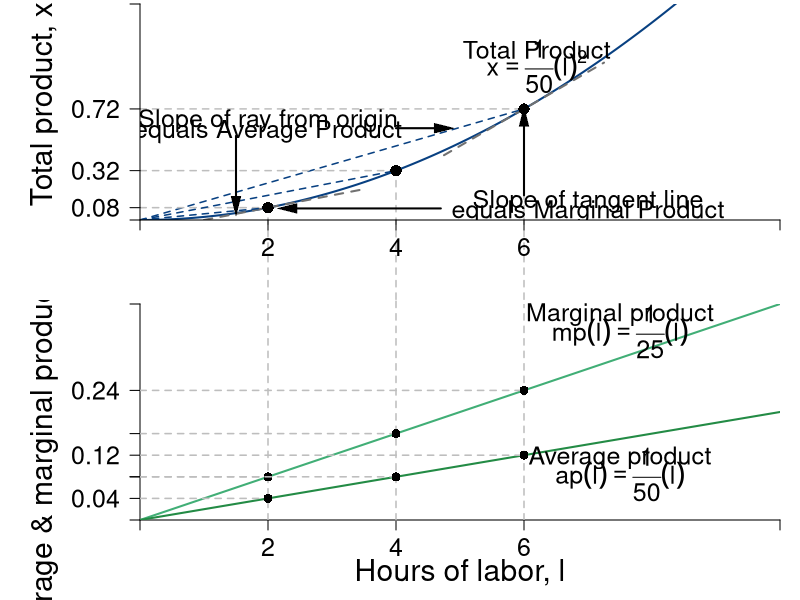

Write R code to recreate this figure.
require(shape)
pdf(file = "specprodexch/production_irs_stacked.pdf", width = 9, height = 12)

#Set parameters for graphics
axislabelsize <- 1.8
labelsize <- 1.5
namesize <- 1.8
annotatesize <- 1.5
graphlinewidth <- 2
segmentlinewidth <- 1.5

COL <- c("#7fc97f", "#beaed4", "#fdc086", "#ffff99", "#386cb0", "#f0027f", "#bf5b17", "#666666")
COLA <- c("#99d8c9","#66c2a4","#41ae76", "#238b45", "#005824")
COLB <- c("#4eb3d3", "#2b8cbe", "#0868ac","#084081")
Grays <- gray.colors(25, start =1, end = 0)


#Edited the margins to cater for the larger LHS labels
par(mar =  c(4, 7, 0.2, 1), mfrow = c(2, 1))


prodFn <- function(l, alpha = 2, k = 0.02) {
  k*l^alpha
}

MprodFn <- function(l, alpha = 2, k = 0.02) {
  k*alpha*l^(alpha - 1)
}

AprodFn <- function(l, alpha = 2, k = 0.02) {
  k*l^(alpha - 1)
}

Mpline <- function(l, constant = 0.3181472, slope = 0.125){
  constant + slope*l
}

xlims <- c(0, 10)
ylims <- c(0, 1.4)

npts <- 501 
x <- seq(xlims[1], xlims[2], length.out = npts)
y <- seq(ylims[1], ylims[2], length.out = npts) 
a <- c(13, 15, 17)

plot(0, 0, xlim = xlims, ylim = ylims, type = "n",
     xlab = expression(paste("")),
     ylab = expression(paste("")), 
     xaxt = "n", 
     yaxt = "n", 
     cex.lab = axislabelsize, 
     bty = "n",
     xaxs="i", 
     yaxs="i")

# ticksy <- seq(from = 0, to = ylims[2], by = 0.25)
# ylabels <- seq(from = 0, to = ylims[2], by = 0.25)
# ticksx <- seq(from = 0, to = xlims[2], by = 1)
# xlabels <- seq(from = 0, to = xlims[2], by = 1)

npts <- 500 
xx1 <- seq(xlims[1], xlims[2], length.out = npts)

xx3 <- seq(1, 3.5, length.out = npts)
xx4 <- seq(4.75, 7.25, length.out = npts)

lines(xx1, prodFn(xx1, alpha = 2, k = 0.02), col = COLB[4], lwd = graphlinewidth)
#lines(xx1, MprodFn(xx1, alpha = 2, k = 0.02), col = COLA[1], lwd = graphlinewidth)
#lines(xx1, AprodFn(xx1, alpha = 2, k = 0.02), col = COLA[2], lwd = graphlinewidth)
lines(xx3, Mpline(xx3, constant = prodFn(l = 2, k = 0.02, alpha = 2) - 2*MprodFn(l = 2, k = 0.02, alpha = 2), slope = MprodFn(l = 2, k = 0.02, alpha = 2)), col = Grays[21], lty = 2, lwd = graphlinewidth)
lines(xx4, Mpline(xx4, constant = prodFn(l = 6, k = 0.02, alpha = 2) - 6*MprodFn(l = 6, k = 0.02, alpha = 2), slope = MprodFn(l = 6, k = 0.02)), col = Grays[21], lty = 2, lwd = graphlinewidth)

#Axis Labels
#mtext(expression(paste("Hours of labor, ", l)), side = 1, line = 2.5, cex = axislabelsize)
text(-1.5, 0.75, expression(paste("Total product, ", x)), xpd = TRUE, cex = axislabelsize, srt = 90) 

segments(0, prodFn(l = 6, k = 0.02, alpha = 2), 6, prodFn(l = 6, k = 0.02, alpha = 2), lty = 2, col = "gray" , lwd = segmentlinewidth)
segments(6, -1, 6, prodFn(l = 6, k = 0.02, alpha = 2), lty = 2, col = "gray" , lwd = segmentlinewidth, xpd = TRUE)
segments(0, 0, 6, prodFn(l = 6, k = 0.02, alpha = 2), lty = 2, col = COLB[4] , lwd = segmentlinewidth)
points(6, prodFn(l = 6, k = 0.02), pch = 16, col = "black", cex = 1.5)

segments(0, prodFn(l = 2, k = 0.02, alpha = 2), 2, prodFn(l = 2, k = 0.02, alpha = 2), lty = 2, col = "gray" , lwd = segmentlinewidth)
segments(2, -1, 2, prodFn(l = 2, k = 0.02, alpha = 2), lty = 2, col = "gray" , lwd = segmentlinewidth, xpd = TRUE)
segments(0, 0, 2, prodFn(l = 2, k = 0.02, alpha = 2), lty = 2, col = COLB[4] , lwd = segmentlinewidth)
points(2, prodFn(l = 2, k = 0.02, alpha = 2), pch = 16, col = "black", cex = 1.5)

segments(0, prodFn(l = 4, k = 0.02, alpha = 2), 4, prodFn(l = 4, k = 0.02, alpha = 2), lty = 2, col = "gray" , lwd = segmentlinewidth)
segments(4, -1, 4, prodFn(l = 4, k = 0.02, alpha = 2), lty = 2, col = "gray" , lwd = segmentlinewidth, xpd = TRUE)
segments(0, 0, 4, prodFn(l = 4, k = 0.02, alpha = 2), lty = 2, col = COLB[4] , lwd = segmentlinewidth)
points(4, prodFn(l = 4, k = 0.02, alpha = 2), pch = 16, col = "black", cex = 1.5)

ticksy <- c(0, prodFn(l = 2, k = 0.02, alpha = 2), prodFn(l = 4, k = 0.02, alpha = 2), prodFn(l = 6, k = 0.02, alpha = 2), ylims[2])
ylabels <- c(NA, expression(paste(0.08)), prodFn(l = 4, k = 0.02, alpha = 2), expression(paste(0.72)), NA)
ticksx <- c(0, 2, 4, 6, xlims[2])
xlabels <- c(NA, 2, 4, 6, NA)

axis(1, at = ticksx, pos = 0, labels = xlabels, cex.axis = labelsize)
axis(2, at = ticksy, pos = 0, labels = ylabels, las = 1, cex.axis = labelsize)


#Label total product
text(6.2, 1.1, expression(paste("Total Product")), cex = annotatesize)
text(6.2, 1, expression(x == frac(1,50)*(l)^2), cex = annotatesize)

#Marginal Product
text(7, 0.12, expression(paste("Slope of tangent line")), cex = labelsize)
text(7, 0.05, expression(paste("equals Marginal Product")), cex = labelsize)
Arrows(4.7, 0.075, 2.3, 0.075, col = "black", lty = 1, lwd = 2, arr.type = "triangle", arr.lwd = 0.5)
Arrows(6, 0.16, 6, 0.67, col = "black", lty = 1, lwd = 2, arr.type = "triangle", arr.lwd = 0.5)

#Average Product
text(2, prodFn(l = 6, k = 0.02, alpha = 2) - 0.08, expression(paste("Slope of ray from origin")), cex = labelsize)
text(2, prodFn(l = 6, k = 0.02, alpha = 2) - 0.15, expression(paste("equals Average Product")), cex = labelsize)
Arrows(1.5, prodFn(l = 6, k = 0.02, alpha = 2) - 0.175, 1.5, prodFn(l = 2, k = 0.02, alpha = 2) + 0.01 , col = "black", lty = 1, lwd = 2, arr.type = "triangle", arr.lwd = 0.5)
Arrows(4, prodFn(l = 6, k = 0.02, alpha = 2) - 0.125, 4.75, prodFn(l = 6, k = 0.02, alpha = 2) - 0.125, col = "black", lty = 1, lwd = 2, arr.type = "triangle", arr.lwd = 0.5)

prodFn <- function(l, alpha = 2, k = 0.02) {
  k*l^alpha
}

MprodFn <- function(l, alpha = 2, k = 0.02) {
  k*alpha*l^(alpha - 1)
}

AprodFn <- function(l, alpha = 2, k = 0.02) {
  k*l^(alpha - 1)
}

Mpline <- function(l, constant = 0.3181472, slope = 0.125){
  constant + slope*l
}

xlims <- c(0, 10)
ylims <- c(0, 0.4)

npts <- 501 
x <- seq(xlims[1], xlims[2], length.out = npts)
y <- seq(ylims[1], ylims[2], length.out = npts) 
a <- c(13, 15, 17)

plot(0, 0, xlim = xlims, ylim = ylims, type = "n",
     xlab = expression(paste("")),
     ylab = expression(paste("")), 
     xaxt = "n", 
     yaxt = "n", 
     bty = "n",
     xaxs = "i", 
     yaxs = "i")


ticksy <- c(0, 
            AprodFn(l = 2, k = 0.02, alpha = 2), MprodFn(l = 2, k = 0.02, alpha = 2), 
            AprodFn(l = 4, k = 0.02, alpha = 2), MprodFn(l = 4, k = 0.02, alpha = 2), 
            AprodFn(l = 6, k = 0.02, alpha = 2), MprodFn(l = 6, k = 0.02, alpha = 2), 
            ylims[2])
ylabels <- c(NA, 
             AprodFn(l = 2, k = 0.02, alpha = 2), MprodFn(l = 2, k = 0.02, alpha = 2), 
             AprodFn(l = 4, k = 0.02, alpha = 2), MprodFn(l = 4, k = 0.02, alpha = 2), 
             AprodFn(l = 6, k = 0.02, alpha = 2), MprodFn(l = 6, k = 0.02, alpha = 2), 
             NA)
ticksx <- c(0, 2, 4, 6, xlims[2])
xlabels <- c(NA, 2, 4, 6, NA)

axis(1, at = ticksx, pos = 0, labels = xlabels, cex.axis = labelsize)
axis(2, at = ticksy, pos = 0, labels = ylabels, las = 1, cex.axis = labelsize)

npts <- 500 
xx1 <- seq(xlims[1], xlims[2], length.out = npts)

xx3 <- seq(1, 3, length.out = npts)
xx4 <- seq(5, 7, length.out = npts)

lines(xx1, MprodFn(xx1, alpha = 2, k = 0.02), col = COLA[3], lwd = graphlinewidth)
lines(xx1, AprodFn(xx1, alpha = 2, k = 0.02), col = COLA[4], lwd = graphlinewidth)

#Axis Labels
mtext(expression(paste("Hours of labor, ", l)), side = 1, line = 2.5, cex = axislabelsize)
text(-1.5, 0.5*ylims[2], expression(paste("Average & marginal product, ", list(ap,mp) )), xpd = TRUE, cex = axislabelsize, srt = 90) 

#Margin
segments(6, 0, 6, ylims[2], lty = 2, col = "gray" , lwd = segmentlinewidth)
segments(0, MprodFn(l = 6, k = 0.02), 6, MprodFn(l = 6, k = 0.02), lty = 2, col = "gray" , lwd = segmentlinewidth)
segments(0, AprodFn(l = 6, k = 0.02), 6, AprodFn(l = 6, k = 0.02), lty = 2, col = "gray" , lwd = segmentlinewidth)
points(6, MprodFn(l = 6, k = 0.02), pch = 16, col = "black", cex = 1.2)
points(6, AprodFn(l = 6, k = 0.02), pch = 16, col = "black", cex = 1.2)

segments(2, 0, 2, ylims[2], lty = 2, col = "gray" , lwd = segmentlinewidth)
segments(0, MprodFn(l = 2, k = 0.02), 2, MprodFn(l = 2, k = 0.02), lty = 2, col = "gray" , lwd = segmentlinewidth)
segments(0, AprodFn(l = 2, k = 0.02), 2, AprodFn(l = 2, k = 0.02), lty = 2, col = "gray" , lwd = segmentlinewidth)
points(2, MprodFn(l = 2, k = 0.02), pch = 16, col = "black", cex = 1.2)
points(2, AprodFn(l = 2, k = 0.02), pch = 16, col = "black", cex = 1.2)

segments(4, 0, 4, 1, lty = 2, col = "gray" , lwd = segmentlinewidth, xpd = TRUE)
segments(0, MprodFn(l = 4, k = 0.02), 4, MprodFn(l = 4, k = 0.02), lty = 2, col = "gray" , lwd = segmentlinewidth)
segments(0, AprodFn(l = 4, k = 0.02), 4, AprodFn(l = 4, k = 0.02), lty = 2, col = "gray" , lwd = segmentlinewidth)
points(4, MprodFn(l = 4, k = 0.02), pch = 16, col = "black", cex = 1.2)
points(4, AprodFn(l = 4, k = 0.02), pch = 16, col = "black", cex = 1.2)


text(6.2, 1.1, expression(paste("Total product")))
text(6.2, 1, expression(x == frac(1,50)*(l)^2))


#Marginal Product
#text(6, 0.1, expression(paste("Slope of tangent line")))
text(7.5, MprodFn(l = 7.5, k = 0.02, alpha = 2) + 0.08, expression(paste("Marginal product")), cex = labelsize, xpd = TRUE)
text(7.5, MprodFn(l = 7.5, k = 0.02, alpha = 2) + 0.05, expression(paste(mp(l) == frac(1,25)*(l) )), cex = labelsize)

#Average Product
text(7.5, AprodFn(l = 7.5, k = 0.02, alpha = 2) - 0.035, expression(paste("Average product")), cex = labelsize)
text(7.5, AprodFn(l = 7.5, k = 0.02, alpha = 2) - 0.065, expression(paste(ap(l) == frac(1,50)*(l) )), cex = labelsize)




dev.off()
